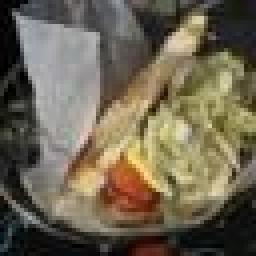
#> input picture examples/hotdog_binary_classifier/dataset/altered/test/hotdog/10.jpg, 64 x 64 px, found by its file name (shown 4 times larger); its folder holds 3 pictures in this run
$ python ffn.py
#> lines starting #> are read from the running program, lines starting #| are printed output that depends on the picture
### src/sandbox/optimizers.py
import numpy as np

# Handle CuPy import
def import_cupy():
    global np
    np = __import__('cupy')

'''
Every optimizer class includes three methods:
    - __init__: Initialize optimizer parameters
    - configure: Add necessary additional parameters to existing model parameters (e.g. velocities, learning rate scalers)
    - update: Update additional parameters and model parameters
'''

'''
SGD (Stochastic Gradient Descent) optimizer

SGD is the default / traditional optimizer
It updates parameters using the gradient and learning rate alone
'''
class SGD:

    def __init__(self, learning_rate=0.001):
        self.learning_rate = learning_rate

    def configure(self, parameters, layers):
        return parameters

    # [7 lines left out: function update, not called in this run]

'''
Momentum optimizer

The basic momentum optimizer smooths the path of the parameters down the cost function
Instead of updating parameters based on a single gradient, it updates parameters based on a rolling average of the gradients from every timestep

In a physical sense, using the ball rolling down a hill analogy (the hill being the cost function and the ball being the parameters),
as opposed to SGD, which updates the ball's position based on the current slope of the hill,
momentum updates the velocity of the ball, and the velocity updates the ball's position
'''
class Momentum:

    def __init__(self, learning_rate=0.001, beta=0.9):
        self.learning_rate = learning_rate
        self.beta = beta

    # [18 lines left out: functions configure, update, not called in this run]

'''
AdaGrad (Adaptive Gradient) optimizer

At a high level, AdaGrad implements learning rate decay by:
- Assigning every parameter its own learning rate
- Penalizing the learning rate of parameters that have substantially changed

The intuition here being that if a parameter has undergone substantial change,
it's probably approaching a local minimum and should be updated more slowly

The epsilon term helps ensure that we never divide by zero
'''
class AdaGrad:

    def __init__(self, learning_rate=0.001, epsilon=1e-8):
        self.learning_rate = learning_rate
        self.epsilon = epsilon

    # [18 lines left out: functions configure, update, not called in this run]

'''
RMSProp (Root Mean Squared Propagation) optimizer

RMSProp essentially assigns each parameter a learning rate based on a rolling average of squared gradients
The epsilon term helps ensure that we never divide by zero

RMSProp is an offshoot of Adagrad, using a decaying average instead of a cumulative sum
'''
class RMSProp:

    # [23 lines left out: functions __init__, configure, update, not called in this run]

'''
Adam (Adaptive Moment Estimation) optimizer

Adam combines momentum and RMSProp, gaining the benefits from both approaches
Adam is the most widely used optimizer in DL
The epsilon term helps ensure that we never divide by zero
'''
class Adam:

        # [28 lines left out: functions __init__, configure, update, not called in this run]

### examples/hotdog_binary_classifier/ffn.py
# I know I should be doing this in a Jupyter or Colab Notebook. Sue me.
# -- IN PROGRESS --
import cv2
import cupy as np
import os
from sandbox import activations, costs, layers, predictions, model

# Load altered hotdog data - https://www.kaggle.com/datasets/dansbecker/hot-dog-not-hot-dog

dataset_path = 'C:\\Users\\kayde\\OneDrive\\Documents\\AI\\neural-network\\neural-network\\examples\\hotdog_binary_classifier\\dataset\\altered\\'
datasets = [
    np.array([
        cv2.imread(dataset_path + dir + img).flatten()
        for img in os.listdir(dataset_path + dir)
    ])
    for dir in ['train\\hotdog\\', 'train\\nothotdog\\', 'test\\hotdog\\', 'test\\nothotdog\\']
]
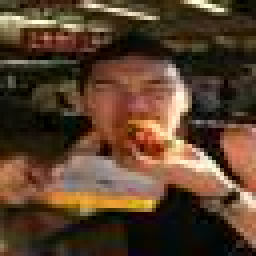
#> input picture examples/hotdog_binary_classifier/dataset/altered/test/hotdog/103.jpg, 64 x 64 px, found by its file name (shown 4 times larger)
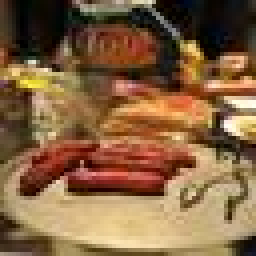
#> input picture examples/hotdog_binary_classifier/dataset/altered/test/hotdog/108.jpg, 64 x 64 px, found by its file name (shown 4 times larger)
#> (the run stopped early here; a loop or call above may not have finished)
